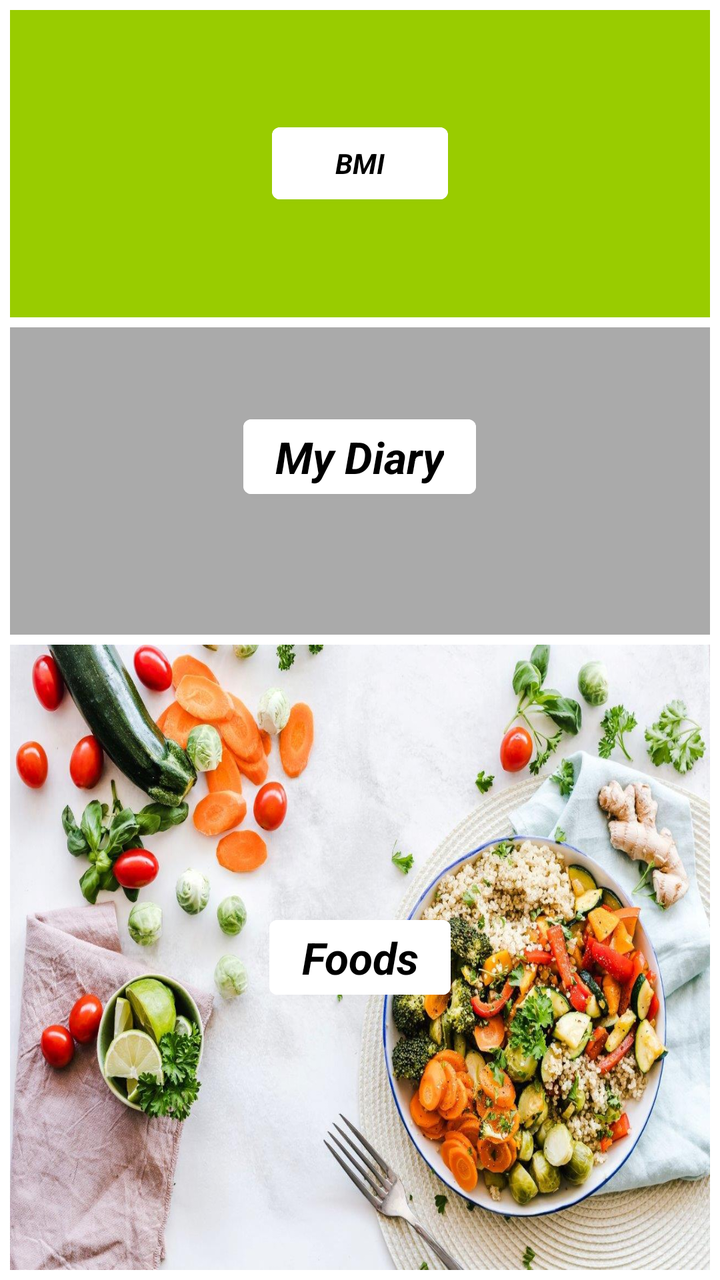
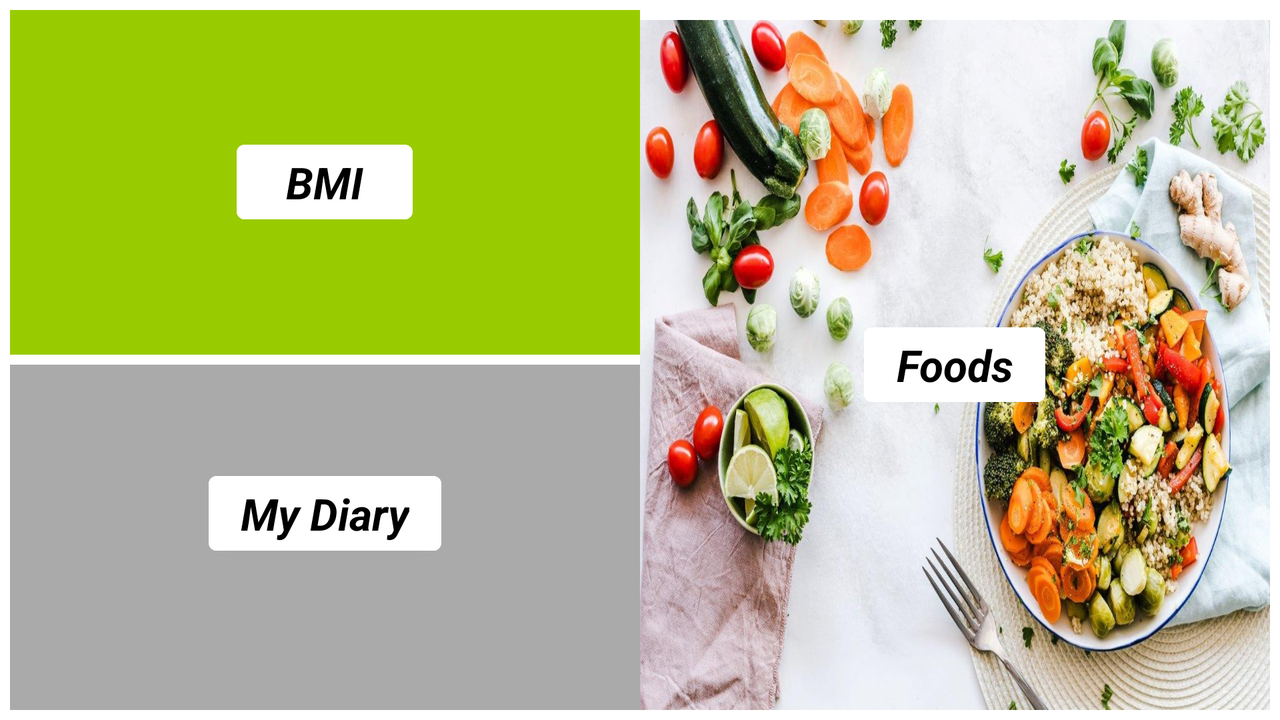

An Android layout and its configuration variant, each rendered on a device that would load it. The default file and the variant file are quoted in full after the pictures.
<!-- AndroidManifest.xml: application theme Theme.CalorieAnalysis -->
<!-- res/layout/activity_main.xml -->
<?xml version="1.0" encoding="utf-8"?>
<LinearLayout xmlns:android="http://schemas.android.com/apk/res/android"
    xmlns:app="http://schemas.android.com/apk/res-auto"
    xmlns:tools="http://schemas.android.com/tools"
    android:layout_width="match_parent"
    android:orientation="vertical"
    android:layout_margin="5dp"
    android:layout_height="match_parent"
    tools:context=".MainActivity">



    <LinearLayout
        android:layout_width="match_parent"
        android:layout_weight="1"
        android:orientation="vertical"
        android:layout_height="0dp">

        <RelativeLayout
            android:layout_width="match_parent"
            android:layout_height="0dp"
            android:layout_weight="1"
            android:layout_marginBottom="5dp"
            android:id="@+id/bmiViewgroupId"
            android:background="@android:color/holo_green_light">

            <Button
                android:id="@+id/bmiButtonId"
                android:layout_width="wrap_content"
                android:layout_height="wrap_content"
                android:layout_centerInParent="true"
                android:layout_marginStart="5dp"
                android:layout_marginTop="5dp"
                android:layout_marginEnd="5dp"
                android:layout_marginBottom="5dp"
                android:backgroundTint="@android:color/white"
                android:text="BMI"
                android:textAppearance="?android:textAppearanceSmall"
                android:textColor="@android:color/black"
                android:textStyle="bold|italic" />
        </RelativeLayout>

        <RelativeLayout
            android:layout_width="match_parent"
            android:layout_height="0dp"
            android:layout_weight="1"
            android:id="@+id/diaryViewgroupId"
            android:background="@android:color/darker_gray">

            <LinearLayout
                android:layout_width="wrap_content"
                android:layout_height="wrap_content"
                android:layout_centerInParent="true"
                android:gravity="center"
                android:orientation="vertical">

                <Button
                    android:id="@+id/diaryButtonId"
                    android:layout_width="wrap_content"
                    android:layout_height="wrap_content"
                    android:backgroundTint="@android:color/white"
                    android:text="My Diary"
                    android:textAppearance="?android:textAppearanceLarge"
                    android:textColor="@android:color/black"
                    android:textStyle="bold|italic" />

                <TextView
                    android:id="@+id/home_screen_diary_data_textview_id"
                    android:layout_width="wrap_content"
                    android:layout_height="wrap_content"
                    android:layout_marginTop="5dp"
                    android:textAppearance="?android:textAppearanceSmall"
                    android:textColor="@android:color/white" />
            </LinearLayout>

        </RelativeLayout>

    </LinearLayout>

    <LinearLayout
        android:layout_width="match_parent"
        android:layout_weight="1"
        android:layout_marginTop="5dp"
        android:orientation="horizontal"
        android:layout_height="0dp">



        <RelativeLayout
            android:layout_width="0dp"
            android:layout_weight="1"
            android:id="@+id/foodViewgroupId"
            android:background="@android:color/transparent"
            android:layout_height="match_parent">

            <ImageView
                android:layout_width="match_parent"
                android:src="@drawable/home_screen_foods"
                android:scaleType="fitXY"
                android:layout_height="match_parent"/>

            <Button
                android:id="@+id/foodsButtonId"
                android:layout_width="wrap_content"
                android:layout_height="wrap_content"
                android:layout_centerInParent="true"
                android:layout_marginStart="5dp"
                android:layout_marginTop="5dp"
                android:layout_marginEnd="5dp"
                android:layout_marginBottom="5dp"
                android:backgroundTint="@android:color/white"
                android:text="Foods"
                android:textColor="@android:color/black"
                android:textAppearance="?android:textAppearanceLarge"
                android:textStyle="bold|italic" />

        </RelativeLayout>

    </LinearLayout>


</LinearLayout>
<!-- resources referenced by this layout -->
<resources>
  <!-- drawable home_screen_foods: jpg bitmap (drawable, 228916 bytes) -->
  <style name="Theme.CalorieAnalysis" parent="Theme.MaterialComponents.DayNight.DarkActionBar">
          
          <item name="colorPrimary">@color/dark_brown</item>
          <item name="colorPrimaryVariant">@color/purple_700</item>
          <item name="colorOnPrimary">@color/white</item>
          
          <item name="colorSecondary">@color/teal_200</item>
          <item name="colorSecondaryVariant">@color/teal_700</item>
          <item name="colorOnSecondary">@color/black</item>
          
          <item name="android:statusBarColor" tools:targetApi="l">?attr/colorPrimaryVariant</item>
          
      </style>
  <color name="dark_brown">#964B00</color>
  <color name="purple_700">#FF3700B3</color>
  <color name="white">#FFFFFFFF</color>
  <color name="teal_200">#FF03DAC5</color>
  <color name="teal_700">#FF018786</color>
  <color name="black">#FF000000</color>
</resources>
<!-- res/layout-land/activity_main.xml (the repository's variant of the layout above) -->
<!-- drawn on the phone turned sideways -->
<?xml version="1.0" encoding="utf-8"?>
<LinearLayout xmlns:android="http://schemas.android.com/apk/res/android"
    xmlns:app="http://schemas.android.com/apk/res-auto"
    xmlns:tools="http://schemas.android.com/tools"
    android:layout_width="match_parent"
    android:orientation="horizontal"
    android:layout_margin="5dp"
    android:layout_height="match_parent"
    tools:context=".MainActivity">



    <LinearLayout
        android:layout_width="0dp"
        android:layout_weight="1"
        android:orientation="vertical"
        android:layout_height="match_parent">

        <RelativeLayout
            android:layout_width="match_parent"
            android:layout_height="0dp"
            android:layout_weight="1"
            android:layout_marginBottom="5dp"
            android:id="@+id/bmiViewgroupId"
            android:background="@android:color/holo_green_light">

            <Button
                android:id="@+id/bmiButtonId"
                android:layout_width="wrap_content"
                android:layout_height="wrap_content"
                android:layout_centerInParent="true"
                android:layout_marginStart="5dp"
                android:layout_marginTop="5dp"
                android:layout_marginEnd="5dp"
                android:layout_marginBottom="5dp"
                android:backgroundTint="@android:color/white"
                android:text="BMI"
                android:textAppearance="?android:textAppearanceLarge"
                android:textColor="@android:color/black"
                android:textStyle="bold|italic" />
        </RelativeLayout>

        <RelativeLayout
            android:layout_width="match_parent"
            android:layout_height="0dp"
            android:layout_weight="1"
            android:id="@+id/diaryViewgroupId"
            android:background="@android:color/darker_gray">

            <LinearLayout
                android:layout_width="wrap_content"
                android:layout_height="wrap_content"
                android:layout_centerInParent="true"
                android:gravity="center"
                android:orientation="vertical">

                <Button
                    android:id="@+id/diaryButtonId"
                    android:layout_width="wrap_content"
                    android:layout_height="wrap_content"
                    android:backgroundTint="@android:color/white"
                    android:text="My Diary"
                    android:textAppearance="?android:textAppearanceLarge"
                    android:textColor="@android:color/black"
                    android:textStyle="bold|italic" />

                <TextView
                    android:id="@+id/home_screen_diary_data_textview_id"
                    android:layout_width="wrap_content"
                    android:layout_height="wrap_content"
                    android:layout_marginTop="5dp"
                    android:textAppearance="?android:textAppearanceSmall"
                    android:textColor="@android:color/white" />
            </LinearLayout>

        </RelativeLayout>

    </LinearLayout>

    <LinearLayout
        android:layout_width="0dp"
        android:layout_weight="1"
        android:layout_marginTop="5dp"
        android:orientation="horizontal"
        android:layout_height="match_parent">



        <RelativeLayout
            android:layout_width="match_parent"
            android:id="@+id/foodViewgroupId"
            android:background="@android:color/transparent"
            android:layout_height="match_parent">

            <ImageView
                android:layout_width="match_parent"
                android:layout_height="match_parent"
                android:scaleType="fitXY"
                android:src="@drawable/home_screen_foods" />

            <Button
                android:id="@+id/foodsButtonId"
                android:layout_width="wrap_content"
                android:layout_height="wrap_content"
                android:layout_centerInParent="true"
                android:layout_marginStart="5dp"
                android:layout_marginTop="5dp"
                android:layout_marginEnd="5dp"
                android:layout_marginBottom="5dp"
                android:backgroundTint="@android:color/white"
                android:text="Foods"
                android:textColor="@android:color/black"
                android:textAppearance="?android:textAppearanceLarge"
                android:textStyle="bold|italic" />

        </RelativeLayout>

    </LinearLayout>


</LinearLayout>
